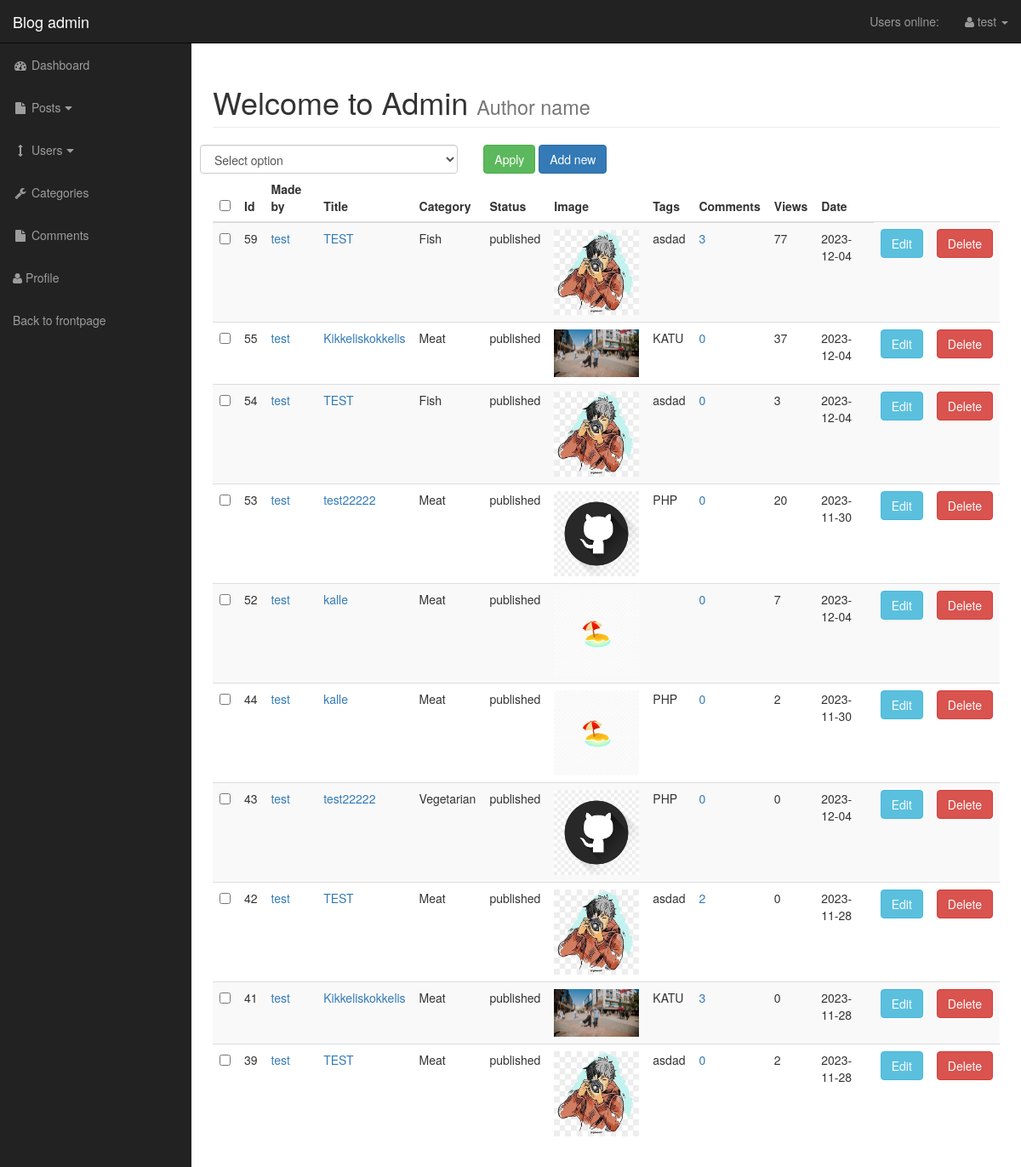
/admin/posts.php (signed in), run on the app's committed database.
### tables this page shows
CREATE TABLE `posts` (
  `post_id` int(3) NOT NULL,
  `post_category_id` int(3) NOT NULL,
  `post_title` varchar(255) NOT NULL,
  `post_author` varchar(255) NOT NULL,
  `post_date` date NOT NULL,
  `post_image` text NOT NULL,
  `post_content` text NOT NULL,
  `post_tags` varchar(255) NOT NULL,
  `post_comment_count` int(6) NOT NULL DEFAULT 0,
  `post_status` varchar(255) NOT NULL DEFAULT 'draft',
  `post_view_count` int(11) NOT NULL DEFAULT 0,
  `post_likes` int(11) NOT NULL
);

CREATE TABLE `categories` (
  `cat_id` int(3) NOT NULL,
  `cat_title` varchar(255) NOT NULL
);

### admin/includes/view_all_posts.php (the view, shortened to what this page needs)
<form action="" method="post">
    <table class="table table-striped table-hover">
        <div class="row">
            <div class="col-xs-4" id="bulkOptionsContainer">
                <select name="bulk_options" id="bulk_options" class="form-control">
                    <option value="">Select option</option>
                </select>
            </div>
            <div class="col-xs-4">
                <input type="submit" name="submit" class="btn btn-success" value="Apply">
                <a class="btn btn-primary" href="posts.php?source=add_post">Add new</a>
            </div>
        </div>
        <thead class="thead-dark">
            <tr>
                <th><input id="selectAllBoxes" type="checkbox"></th>
                <th>Id</th>
                <th>Made by</th>
                <th>Title</th>
                <th>Category</th>
                <th>Status</th>
                <th>Image</th>
                <th>Tags</th>
                <th>Comments</th>
                <th>Views</th>
                <th>Date</th>
            </tr>
        </thead>
        <tbody>
            <?php
            $query = "SELECT * FROM posts LEFT JOIN categories ON posts.post_category_id = categories.cat_id ORDER BY posts.post_id DESC";
            $select_posts = mysqli_query($connection, $query);
            while ($row = mysqli_fetch_assoc($select_posts)) {
                $post_id =              $row['post_id'];
                $post_author =          $row['post_author'];
                $post_title =           $row['post_title'];
                $post_status =          $row['post_status'];
                $post_image =           $row['post_image'];
                $post_tags =            $row['post_tags'];
                $post_date =            $row['post_date'];
                $post_view_count =      $row['post_view_count'];
                $category_title =       $row['cat_title'];
                echo "<tr>";
            ?>
                <td><input class='checkBoxes' type='checkbox' name='checkBoxArray[]' value='<?php echo $post_id; ?>'></td>
            <?php
                echo "<td>{$post_id}</td>";
                echo "<td><a href='author_posts.php?author=$post_author&p_id=$post_id'>$post_author</a></td>";
                echo "<td><a href='../post.php?p_id={$post_id}'>{$post_title}</a></td>";
                echo "<td>{$category_title}</td>";
                echo "<td>$post_status</td>";
                echo "<td><img width='100' src='../images/$post_image' alt='image'></td>";
                echo "<td>$post_tags</td>";
                $query = "SELECT * FROM comments WHERE comment_post_id = $post_id";
                $send_comment_query = mysqli_query($connection, $query);
                $count_comments = mysqli_num_rows($send_comment_query);
                echo "<td><a href='post_comments.php?id={$post_id}'>$count_comments</a></td>";
                echo "<td>$post_view_count</td>";
                echo "<td>$post_date</td>";
                echo "<td><a class='btn btn-info' href='posts.php?source=edit_post&p_id={$post_id}'>Edit</a></td>";
                echo "<td><a class='btn btn-danger delete-link' href='javascript:void(0)' data-post-id='{$post_id}'>Delete</a></td>";
                echo "</tr>";
            }
            ?>
        </tbody>
    </table>
</form>

### admin/includes/admin_header.php (shortened to what this page needs)
<!DOCTYPE html>
<html lang="en">
<head>
    <link href="css/bootstrap.min.css" rel="stylesheet">
    <link href="css/sb-admin.css" rel="stylesheet">
    <link href="font-awesome/css/font-awesome.min.css" rel="stylesheet" type="text/css">
    <link href="css/loader.css" rel="stylesheet">
</head>
<body>

### admin/posts.php (shortened to what this page needs)
<?php include "includes/admin_header.php" ?>
<div id="wrapper">
    <?php include "includes/admin_topbar.php" ?>
    <?php include "includes/admin_sidebar.php" ?>
    <div id="page-wrapper">
        <div class="container-fluid">
            <h1 class="page-header">
                Welcome to Admin
                <small>Author name</small>
            </h1>
            <?php
            if (isset($_GET['source'])) {
                $source = $_GET['source'];
            } else {
                $source = "";
            }
            switch ($source) {
                default:
                    include "includes/view_all_posts.php";
                    break;
            }
            ?>
        </div>
    </div>
    <?php include "includes/admin_footer.php" ?>

### admin/includes/admin_topbar.php (shortened to what this page needs)
<nav class="navbar navbar-inverse navbar-fixed-top" role="navigation">
    <div class="navbar-header">
        <a class="navbar-brand" href="index.php">Blog admin</a>
    </div>
    <ul class="nav navbar-right top-nav">
        <li><a href="">Users online: <span class="usersonline"></span></a></li>
        <li class="dropdown">
            <a href="#" class="dropdown-toggle" data-toggle="dropdown"><i class="fa fa-user"></i> <?php echo $_SESSION['username']; ?> <b class="caret"></b></a>
        </li>
    </ul>

### admin/includes/admin_sidebar.php (shortened to what this page needs)
<div class="collapse navbar-collapse navbar-ex1-collapse">
    <ul class="nav navbar-nav side-nav">
        <li>
            <a href="index.php"><i class="fa fa-fw fa-dashboard"></i> Dashboard</a>
        </li>
        <li>
            <a href="javascript:;" data-toggle="collapse" data-target="#posts_dropdown"><i class="fa fa-fw fa-file"></i> Posts<i class="fa fa-fw fa-caret-down"></i></a>
        </li>
        <li>
            <a href="javascript:;" data-toggle="collapse" data-target="#users_dropdown"><i class="fa fa-fw fa-arrows-v"></i> Users<i class="fa fa-fw fa-caret-down"></i></a>
        </li>
        <li>
            <a href="./categories.php"><i class="fa fa-fw fa-wrench"></i> Categories</a>
        </li>
        <li class="">
            <a href="comments.php"><i class="fa fa-fw fa-file"></i> Comments</a>
        </li>
        <li>
            <a href="./profile.php"><i class="fa fa-user"></i> Profile</a>
        </li>
        <li><a href="../index.php">Back to frontpage</a></li>
    </ul>
</div>
</nav>

### admin/includes/admin_footer.php (shortened to what this page needs)
</div>
</body>
</html>

### admin/css/sb-admin.css (style rules this page uses)
body { margin-top: 100px; background-color: #222; }
@media (min-width: 768px) { body { margin-top: 50px; } }
#wrapper { padding-left: 0; }
#page-wrapper { width: 100%; padding: 0; background-color: #fff; }
@media (min-width: 768px) { #wrapper { padding-left: 225px; } }
@media (min-width: 768px) { #page-wrapper { padding: 10px; } }
.top-nav { padding: 0 15px; }
.top-nav > li { display: inline-block; float: left; }
.top-nav > li > a { padding-top: 15px; padding-bottom: 15px; line-height: 20px; color: #999; }
@media (min-width: 768px) { .side-nav { position: fixed; top: 51px; left: 225px; width: 225px; margin-left: -225px; border: none; border-radius: 0; overflow-y: auto; background-color: #222; } }
@media (min-width: 768px) { .side-nav > li > a { width: 225px; } }
#bulkOptionsContainer { padding-left: 0px; }

### data on the page
posts: post_id "59", post_author "test", post_title "TEST", categories.cat_title "Fish", post_status "published", post_image (picture), post_tags "asdad", count_comments "3", post_view_count "77", post_date "2023-12-04"
posts: post_id "55", post_author "test", post_title "Kikkeliskokkelis", categories.cat_title "Meat", post_status "published", post_image (picture), post_tags "KATU", count_comments "0", post_view_count "37", post_date "2023-12-04"
posts: post_id "54", post_author "test", post_title "TEST", categories.cat_title "Fish", post_status "published", post_image (picture), post_tags "asdad", count_comments "0", post_view_count "3", post_date "2023-12-04"
posts: post_id "53", post_author "test", post_title "test22222", categories.cat_title "Meat", post_status "published", post_image (picture), post_tags "PHP", count_comments "0", post_view_count "20", post_date "2023-11-30"
posts: post_id "52", post_author "test", post_title "kalle", categories.cat_title "Meat", post_status "published", post_image (picture), count_comments "0", post_view_count "7", post_date "2023-12-04"
posts: post_id "44", post_author "test", post_title "kalle", categories.cat_title "Meat", post_status "published", post_image (picture), post_tags "PHP", count_comments "0", post_view_count "2", post_date "2023-11-30"
posts: post_id "43", post_author "test", post_title "test22222", categories.cat_title "Vegetarian", post_status "published", post_image (picture), post_tags "PHP", count_comments "0", post_view_count "0", post_date "2023-12-04"
posts: post_id "42", post_author "test", post_title "TEST", categories.cat_title "Meat", post_status "published", post_image (picture), post_tags "asdad", count_comments "2", post_view_count "0", post_date "2023-11-28"
posts: post_id "41", post_author "test", post_title "Kikkeliskokkelis", categories.cat_title "Meat", post_status "published", post_image (picture), post_tags "KATU", count_comments "3", post_view_count "0", post_date "2023-11-28"
posts: post_id "39", post_author "test", post_title "TEST", categories.cat_title "Meat", post_status "published", post_image (picture), post_tags "asdad", count_comments "0", post_view_count "2", post_date "2023-11-28"

### other printed values
$_SESSION['username'] "test"
